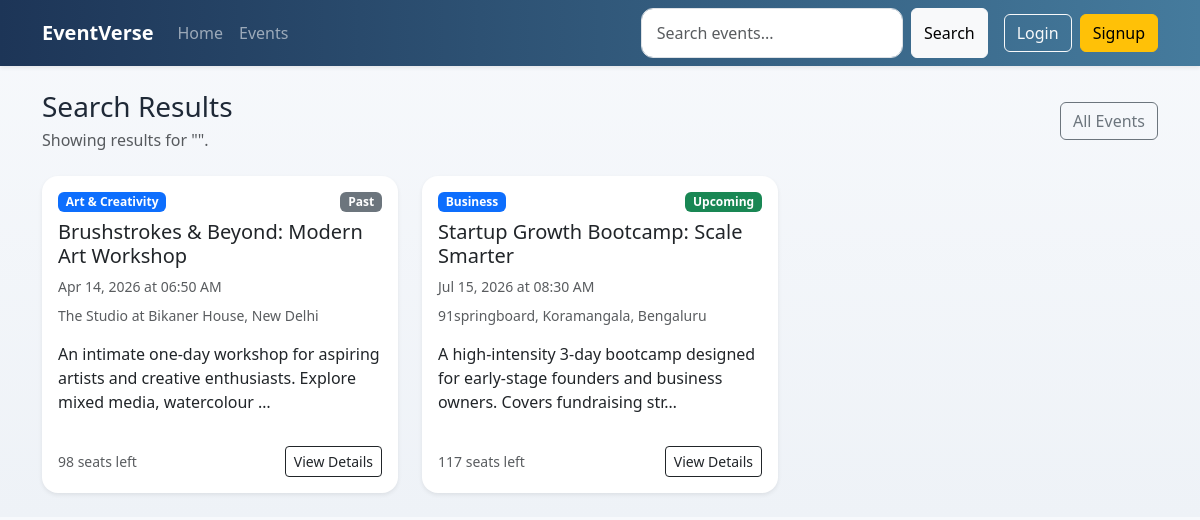
The app's page /search/ with its own data.
### events/models.py (models this page shows, shortened)
class Event(models.Model):
    class Status(models.TextChoices):
        DRAFT = 'draft', 'Draft'
        PUBLISHED = 'published', 'Published'
        CANCELLED = 'cancelled', 'Cancelled'
        COMPLETED = 'completed', 'Completed'
    title = models.CharField(max_length=200)
    slug = models.SlugField(max_length=220, unique=True, blank=True)
    description = models.TextField()
    category = models.ForeignKey(Category, on_delete=models.PROTECT, related_name='events')
    organizer = models.ForeignKey(
        settings.AUTH_USER_MODEL,
        on_delete=models.CASCADE,
        related_name='organized_events',
    )
    venue = models.CharField(max_length=255)
    city = models.CharField(max_length=120)
    start_date = models.DateField()
    end_date = models.DateField()
    start_time = models.TimeField()
    end_time = models.TimeField()
    capacity = models.PositiveIntegerField(default=1)
    price = models.DecimalField(max_digits=10, decimal_places=2, default=Decimal('0.00'))
    status = models.CharField(max_length=20, choices=Status.choices, default=Status.DRAFT)
    image = models.ImageField(upload_to='events/', blank=True, null=True)
    google_maps_url = models.URLField(blank=True)
    created_at = models.DateTimeField(auto_now_add=True)
    class Meta:
        ordering = ['start_date', 'start_time', '-created_at']
    @property
    def event_timing_status(self):
        return 'Upcoming' if self.start_datetime >= timezone.now() else 'Past'
    @property
    def start_datetime(self):
        return timezone.make_aware(datetime.combine(self.start_date, self.start_time))
    @property
    def confirmed_seats(self):
        return (
            self.registrations.filter(status=Registration.Status.CONFIRMED)
            .aggregate(total=models.Sum('seat_count'))
            .get('total')
            or 0
        )
    @property
    def available_seats(self):
        return max(self.capacity - self.confirmed_seats, 0)
    @property
    def primary_media(self):
        media_item = self.media_assets.first()
        if media_item:
            return media_item
        if self.image:
            return type('LegacyImage', (), {'media_type': EventMedia.MediaType.IMAGE, 'file': self.image})()
        return None

class Category(models.Model):
    name = models.CharField(max_length=100, unique=True)
    class Meta:
        ordering = ['name']

### core/views.py (the view)
# urls.py: path('search/', SearchView.as_view(), name='search'),
class SearchView(ListView):
    model = Event
    template_name = 'core/search_results.html'
    context_object_name = 'events'
    paginate_by = 6
    def get_queryset(self):
        query = self.request.GET.get('q', '').strip()
        queryset = (
            Event.objects.select_related('organizer', 'category')
            .prefetch_related('media_assets')
            .filter(status='published')
        )
        if query:
            queryset = queryset.filter(Q(title__icontains=query) | Q(description__icontains=query))
        return queryset
    def get_context_data(self, **kwargs):
        context = super().get_context_data(**kwargs)
        context['query'] = self.request.GET.get('q', '').strip()
        return context

### accounts/context_processors.py (called while the page is built)
def user_role(request):
    return {'user_role': get_user_role(request.user)}

### accounts/utils.py (called while the page is built)
def get_user_role(user):
    if not user.is_authenticated:
        return None
    if user.is_staff or user.is_superuser:
        return 'admin'
    return UserProfile.objects.filter(user=user).values_list('role', flat=True).first() or UserProfile.Role.ATTENDEE

### templates/core/search_results.html (shortened to what this page needs)
{% extends 'base.html' %}
{% block content %}
<div class="d-flex justify-content-between align-items-center mb-4">
    <div>
        <h1 class="h3 mb-1">Search Results</h1>
        <p class="text-muted mb-0">Showing results for "{{ query }}".</p>
    </div>
    <a href="{% url 'events:event-list' %}" class="btn btn-outline-secondary">All Events</a>
</div>
<div class="row g-4">
    {% for event in events %}
        <div class="col-md-6 col-lg-4">
            {% include 'events/partials/event_card.html' %}
        </div>
    {% endfor %}
</div>
{% endblock %}

### templates/events/partials/event_card.html (shortened to what this page needs)
<div class="card h-100 border-0 shadow-sm event-card">
    <div class="card-body d-flex flex-column">
        <div class="d-flex justify-content-between align-items-start mb-2">
            <span class="badge text-bg-primary">{{ event.category.name }}</span>
            <span class="badge {% if event.event_timing_status == 'Upcoming' %}text-bg-success{% else %}text-bg-secondary{% endif %}">{{ event.event_timing_status }}</span>
        </div>
        <h3 class="h5">{{ event.title }}</h3>
        <p class="text-muted small mb-2">{{ event.start_date|date:"M d, Y" }} at {{ event.start_time|time:"h:i A" }}</p>
        <p class="text-muted small mb-3">{{ event.venue }}, {{ event.city }}</p>
        <p class="card-text flex-grow-1">{{ event.description|truncatechars:110 }}</p>
        <div class="d-flex justify-content-between align-items-center mt-3">
            <small class="text-muted">{{ event.available_seats }} seat{{ event.available_seats|pluralize }} left</small>
            <a href="{% url 'events:event-detail' event.pk %}{% if request.GET.urlencode %}?{{ request.GET.urlencode }}{% endif %}" class="btn btn-sm btn-outline-dark">View Details</a>
        </div>
    </div>
</div>

### static/css/style.css (style rules this page uses)
body { background: linear-gradient(180deg, #f7f9fc 0%, #eef2f7 100%); color: #1f2937; }
.hero-card, .card { border-radius: 1rem; }
.event-card { transition: transform 0.2s ease, box-shadow 0.2s ease; }

### records on screen
Event: category.name "Art & Creativity", event_timing_status "Past", title "Brushstrokes & Beyond: Modern Art Workshop", start_date "Apr 14, 2026", start_time "06:50 AM", venue "The Studio at Bikaner House", city "New Delhi", description "An intimate one-day workshop for aspiring artists and creative enthusiasts. Explore mixed media, watercolour …", available_seats "98"
Event: category.name "Business", event_timing_status "Upcoming", title "Startup Growth Bootcamp: Scale Smarter", start_date "Jul 15, 2026", start_time "08:30 AM", venue "91springboard, Koramangala", city "Bengaluru", description "A high-intensity 3-day bootcamp designed for early-stage founders and business owners. Covers fundraising str…", available_seats "117"
